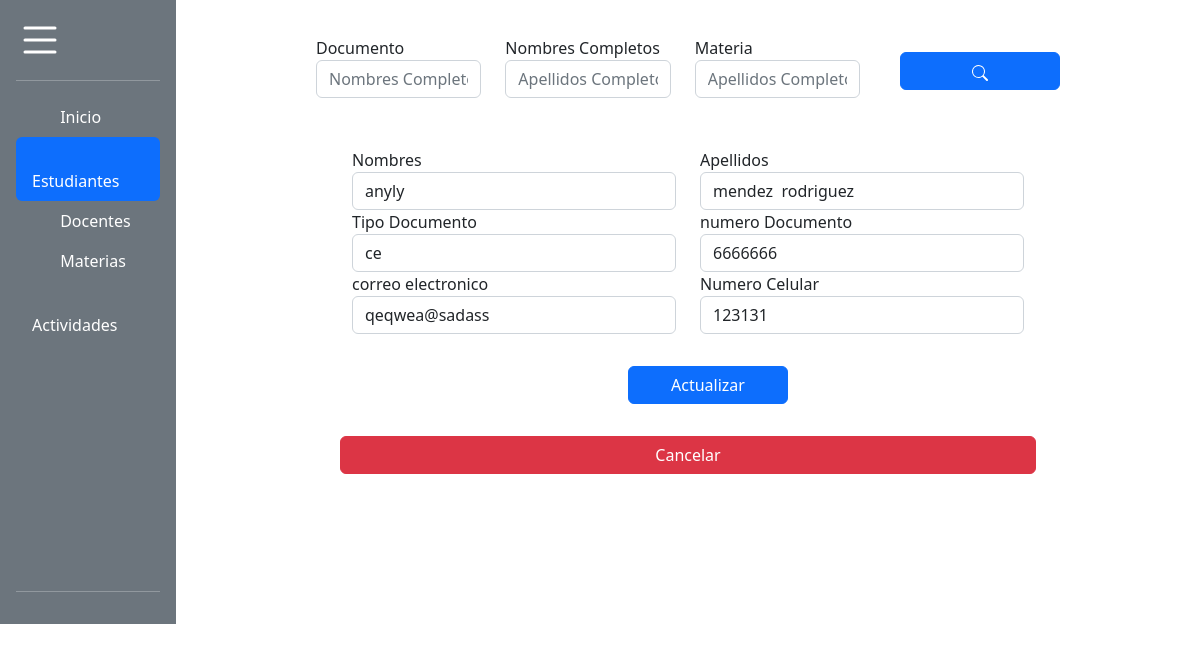
/editDocente/4, run on the app's committed database.
### tables this page shows
CREATE TABLE persona (idPersona integer PRIMARY KEY AUTOINCREMENT, nombres varchar (50) NOT NULL, apellidos varchar (50) NOT NULL, tipoIdentificacion varchar (10) NOT NULL, identificacion varchar (100) UNIQUE NOT NULL, telefono varchar (20), email varchar (70) NOT NULL, fechaRegistro sysdate NOT NULL, fechaActualizacion date NOT NULL, idRol int, estado STRING (10), FOREIGN KEY (idRol) REFERENCES rol (idRol));

### app.py (the view, shortened to what this page needs)
@app.route('/editDocente/<string:idPersona>',methods=['GET','POST'])
def editDocente(idPersona):
    con=sql.connect('BaseNotas.db')
    con.row_factory=sql.Row
    cur=con.cursor()
    cur.execute('select * from persona where idPersona=?',(idPersona))
    data=cur.fetchone()
    return render_template('DocenteActualizar.html',datas=data)

### templates/DocenteActualizar.html (shortened to what this page needs)
{% block body %}
<!DOCTYPE html>
<html>
<head>
    <link href="https://cdn.jsdelivr.net/npm/bootstrap@5.2.1/dist/css/bootstrap.min.css" rel="stylesheet">
    <link href="https://getbootstrap.com/docs/5.2/assets/css/docs.css" rel="stylesheet">
    <link rel="stylesheet" href="{{url_for('static', filename='css/styles.css')}}">
</head>
<body>
    <div class="d-flex flex-column flex-shrink-0 p-3 text-white bg-secondary" style="width: 11em; height: 39em;">
      <a href="/" class="d-flex align-items-center mb-3 mb-md-0 me-md-auto text-white text-decoration-none">
     <div class="">
          </div>
      </a>
      <hr>
      <ul class="nav nav-pills flex-column mb-auto">
      <li class="nav-item">
      <a href="{{url_for('Inicio')}}" class="nav-link text-white" aria-current="page">
      <svg class="bi me-2" width="16" height="16"><use xlink:href="#home"></use></svg>
      Inicio
      </a>
      </li>
      <li>
      <a href="{{url_for('Estudiante')}}" class="nav-link active">
      <svg class="bi me-2" width="16" height="16"><use xlink:href="#speedometer2"></use></svg>
      Estudiantes
      </a>
      </li>
      <li>
      <a href="{{url_for('Docente')}}" class="nav-link text-white">
      <svg class="bi me-2" width="16" height="16"><use xlink:href="#table"></use></svg>
      Docentes
      </a>
      </li>
      <li>
      <a href="{{url_for('Materias')}}" class="nav-link text-white">
      <svg class="bi me-2" width="16" height="16"><use xlink:href="#grid"></use></svg>
      Materias
      </a>
      </li>
      <li>
      <a href="{{url_for('Actividades')}}" class="nav-link text-white">
      <svg class="bi me-2" width="16" height="16"><use xlink:href="#people-circle"></use></svg>
      Actividades
      </a>
      </li>
      </ul>
      <hr>
      </div>
      <div class="m">
        <form action="{{url_for('editPersona',idPersona=datas.IDPERSONA)}}" method="post" >
          <div class="row filtros ">
          <div class="col ingreso">
            Documento
            <input type="text" class="form-control ingreso " id='documentoFiltro' name ='documentoFiltro' placeholder="Nombres Completos">
          </div>
          <div class="col">
            Nombres Completos
            <input type="text" class="form-control ingreso" id='nombresFiltro' name ='nombresFiltro'  placeholder="Apellidos Completos">
          </div>
          <div class="col">
            Materia
            <input type="text" class="form-control ingreso" id='materiaFiltro' name ='materiaFiltro'  placeholder="Apellidos Completos">
          </div>
          <div class="col">
            <button type="submit" title="Buscar" class="btn btn-primary buscar"></button>
          </div>
        </div>
        </form>
      </div>
      <div class="mact">
        <form class="border-dark" action="{{url_for('editDocente',idPersona=datas.IDPERSONA)}}" method="post" >
          <div class="row">
            <div class="col">
              Nombres
              <input type="text" id='nombresPersona' name='nombresPersona' value="{{datas.NOMBRES}}" class="form-control" placeholder="Nombres Completos">
            </div>
            <div class="col">
              Apellidos
              <input type="text" id='apellidosPersona' name='apellidosPersona' value="{{datas.APELLIDOS}}" class="form-control" placeholder="Apellidos Completos">
          </div>
        </div>
          <div class="row">
          <div class="col">
                Tipo Documento
                <input type="text" id='tipoDocumentoPersona' class='form-control' name='tipoDocumentoPersona'  value="{{datas.TIPOIDENTIFICACION}}">
              </div>
              <div class="col">
                numero Documento
                <input type="text"  id='documentoPersona' readonly value="{{datas.IDENTIFICACION}}" class="form-control" name='documentoPersona' placeholder="numero de documento">
            </div>
          </div>
          <div class="row">
            <div class="col">
              correo electronico
              <input type="text"  id='correoPersona' value="{{datas.EMAIL}}" class="form-control" name='correoPersona' placeholder="correo">
            </div>
            <div class="col">
              Numero Celular
              <input type="text" id='telefonoPersona' name='telefonoPersona'  value="{{datas.TELEFONO}}" class="form-control" placeholder="Celular">
            </div>
            </div>
            <div class="row">
            <button type="submit" id="actuboton" title="Actualizar" class="btn btn-primary buscar actuboton">Actualizar</button>
            <a href="{{url_for('Estudiante')}}" id='actuboton' class="btn btn-danger">Cancelar</a>
          </div>
        </div>
      {% endblock %}

### static/css/styles.css (style rules this page uses)
body,html { padding:0; margin:0; height:100%; }
.btn-primary { width: 10em; margin: 0.5em 8em ; }
.contenedor-icono { width: 3em; height: 3em; color: white; }
.filtros { display: flex; margin: 1em 12em; width: 49em; }
.buscar { margin: 1em 1em; }
.m { position: absolute; top: 20px; margin: 0em 7em; width: 10em; }
* { margin: 0; padding: 0; box-sizing: border-box; }
.mact { position: absolute; top: 20px; margin: 8em 22em; width: 42em; }
.actuboton { margin: 2em 18em; }

### data on the page
persona: nombresPersona "anyly", apellidosPersona "mendez rodriguez", tipoDocumentoPersona "ce", documentoPersona "6666666", correoPersona "qeqwea@sadass", telefonoPersona "123131"
